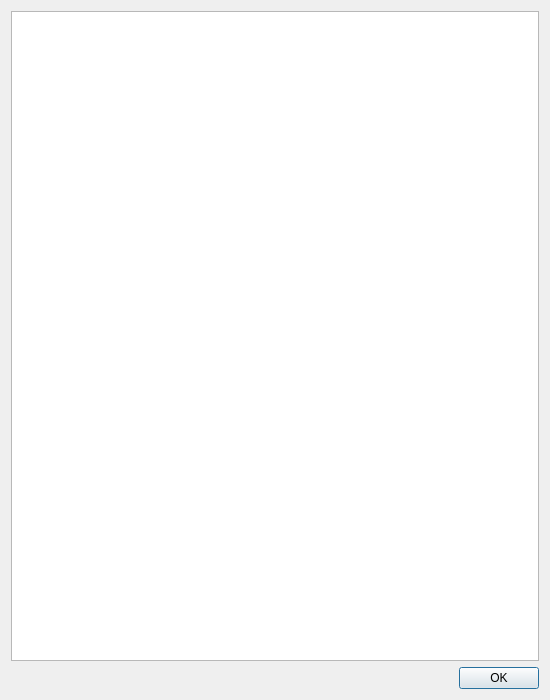
<?xml version="1.0" encoding="UTF-8"?>
<ui version="4.0">
 <class>ComputeDataDialog</class>
 <widget class="QDialog" name="ComputeDataDialog">
  <property name="geometry">
   <rect>
    <x>0</x>
    <y>0</y>
    <width>550</width>
    <height>700</height>
   </rect>
  </property>
  <property name="windowTitle">
   <string>Parameters</string>
  </property>
  <layout class="QVBoxLayout" name="verticalLayout">
   <item>
    <widget class="QTableView" name="tableView"/>
   </item>
   <item>
    <widget class="QDialogButtonBox" name="buttonBox">
     <property name="orientation">
      <enum>Qt::Horizontal</enum>
     </property>
     <property name="standardButtons">
      <set>QDialogButtonBox::Ok</set>
     </property>
    </widget>
   </item>
  </layout>
 </widget>
 <resources/>
 <connections>
  <connection>
   <sender>buttonBox</sender>
   <signal>accepted()</signal>
   <receiver>ComputeDataDialog</receiver>
   <slot>accept()</slot>
   <hints>
    <hint type="sourcelabel">
     <x>248</x>
     <y>254</y>
    </hint>
    <hint type="destinationlabel">
     <x>157</x>
     <y>274</y>
    </hint>
   </hints>
  </connection>
  <connection>
   <sender>buttonBox</sender>
   <signal>rejected()</signal>
   <receiver>ComputeDataDialog</receiver>
   <slot>reject()</slot>
   <hints>
    <hint type="sourcelabel">
     <x>316</x>
     <y>260</y>
    </hint>
    <hint type="destinationlabel">
     <x>286</x>
     <y>274</y>
    </hint>
   </hints>
  </connection>
 </connections>
</ui>
